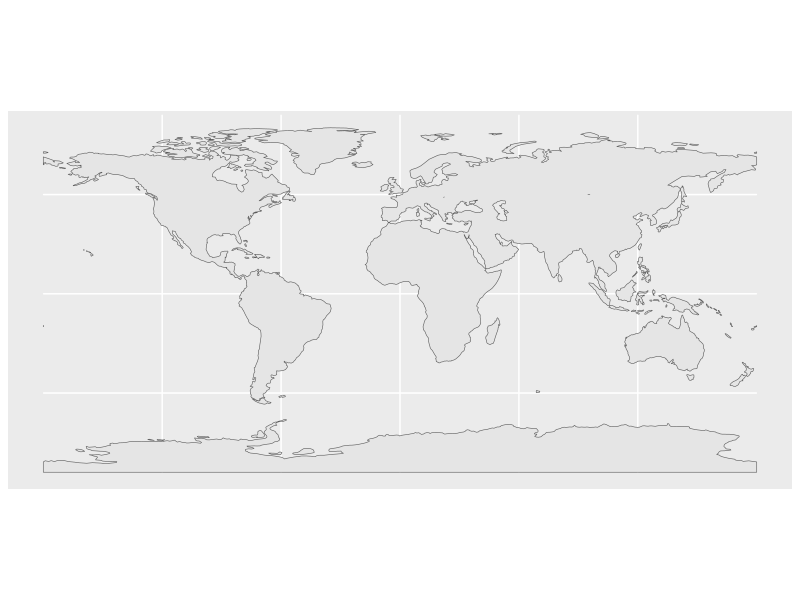

Recreate this plot in R. (Note: this script raises an error after producing the figure.)
library(tidyverse)
library(sf)
library(spData)

world.u <- world %>%
  st_geometry() %>%
  st_union()


world.u %>%
  ggplot() +
  geom_sf()



middle_hemisphere <- rbind(
  c(-19, -90),
  c(160, -90),
  c(160, 90),
  c(-19, 90),
  c(-19, -90)
) %>% list() %>%
  st_polygon() %>%
  st_sfc()


fareast <- rbind(
  c(160, -90),
  c(180, -90),
  c(180, 90),
  c(160, 90),
  c(160, -90)
) %>% list() %>%
  st_polygon() %>%
  st_sfc()

western_hemisphere <- rbind(
  c(-21, -90),
  c(-180, -90),
  c(-180, 90),
  c(-21, 90),
  c(-21, -90)
) %>% list() %>%
  st_polygon() %>%
  st_sfc()


st_crs(middle_hemisphere) <- st_crs(western_hemisphere) <- st_crs(fareast) <- st_crs(world.u)

world.m <- world.u %>%
  st_intersection(middle_hemisphere)

world.w <- world.u %>%
  st_intersection(western_hemisphere)

world.e <- world.u %>%
  st_intersection(fareast)



st_transform(world.w, "+proj=robin lon_0=160.5") %>% 
  ggplot() + 
  geom_sf(fill='red') + 
  geom_sf(data=world.e, fill='blue') + 
  geom_sf(data=world.m, fill='green')




world.pac <- st_union(world.m, world.e) %>% 
  st_union(world.w) %>%
  st_transform("+proj=eqearth lon_0=160") 


world.pac %>%
  ggplot() +
  theme_bw() +
  geom_sf(fill='lightgray') 
